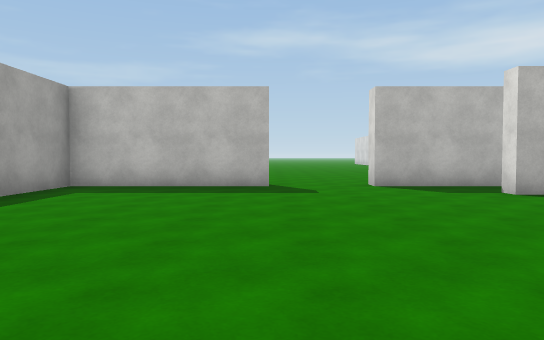
[1] (above)

16 first-person views from a walk through a 3-D level made in the Unity game engine. The camera is 1.2 m above the floor, tilts 2° down and sees 70° across. Doors are open. The floor is counted in squares, 2 m on a side. Each view is taken from the middle of a square. On the plan, view 1 faces up. The plan holds only what a view shows up to about 11 squares ahead; the rest is blank. The place goes on beyond the plan. The player character is not drawn. Some animated figures are not drawn. Some surface patterns are stand-ins.

[2]
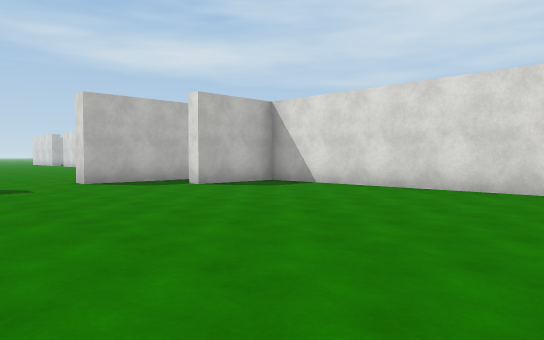

[3]
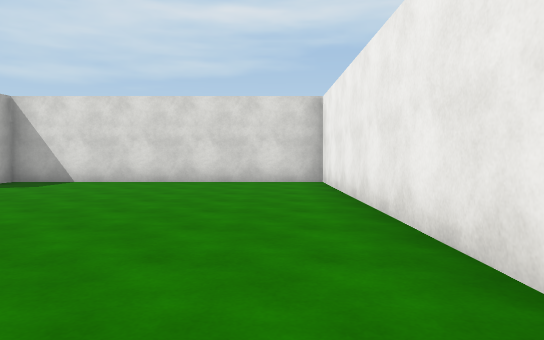

[4]
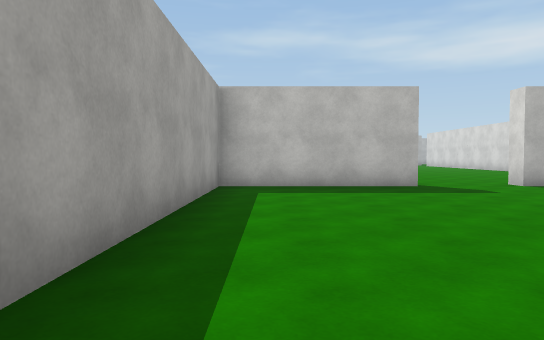

[5]
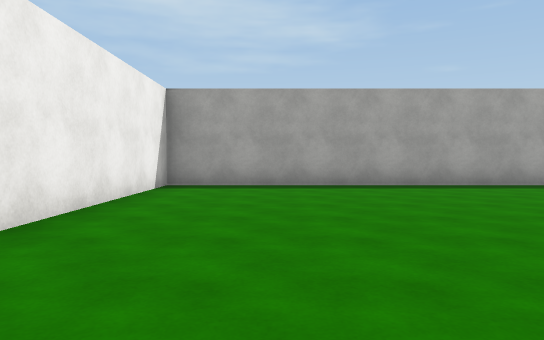

[6]
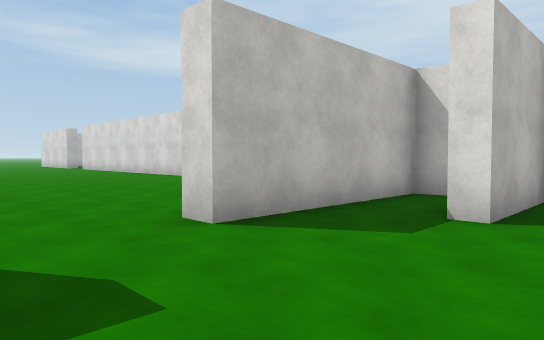

[7]
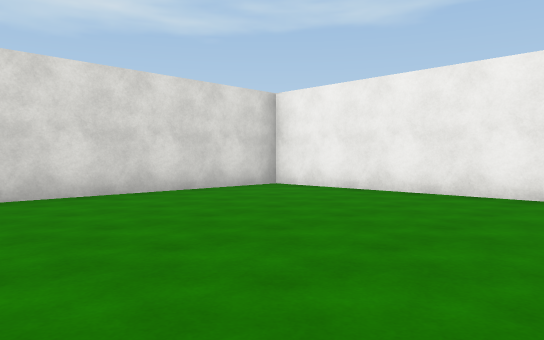

[8]
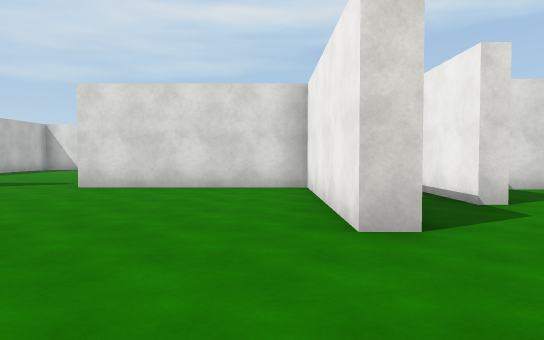

[9]
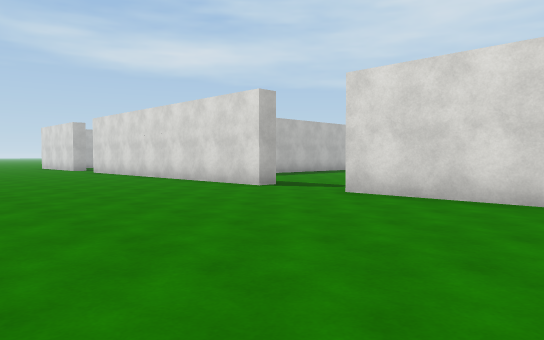

[10]
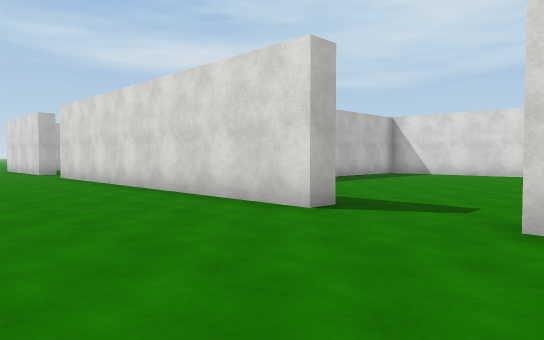

[11]
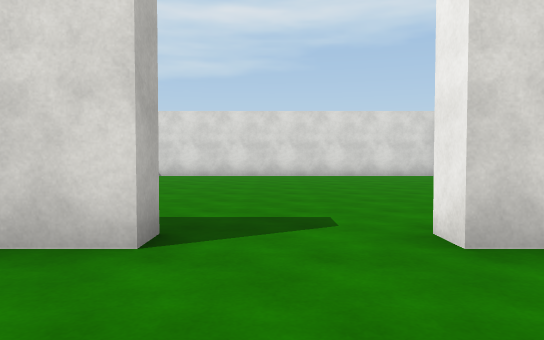

[12]
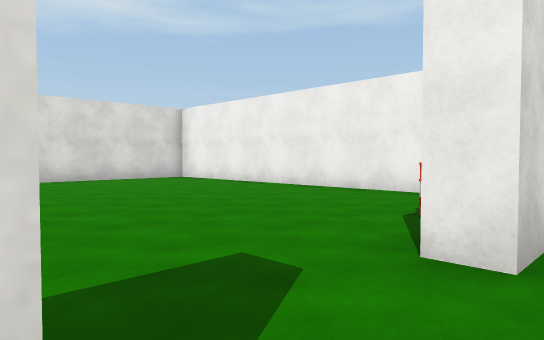

[13]
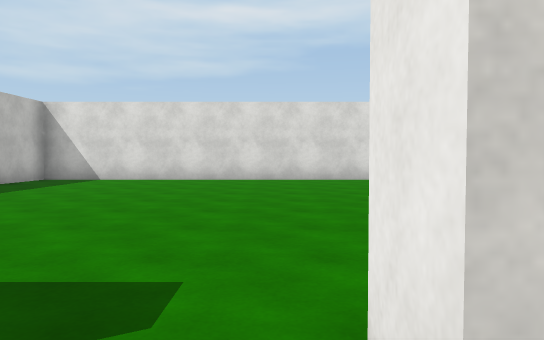

[14]
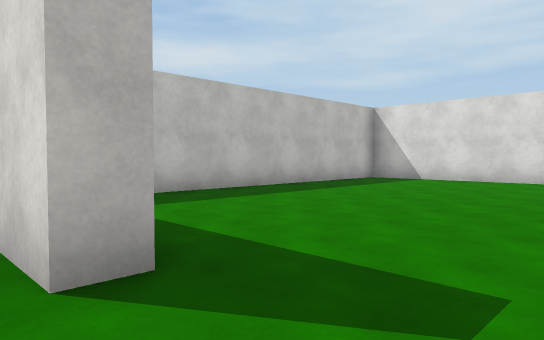

[15]
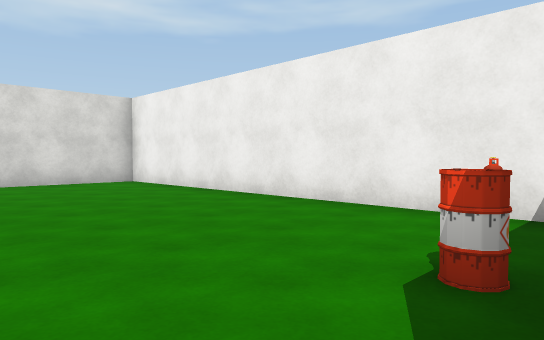

[16]
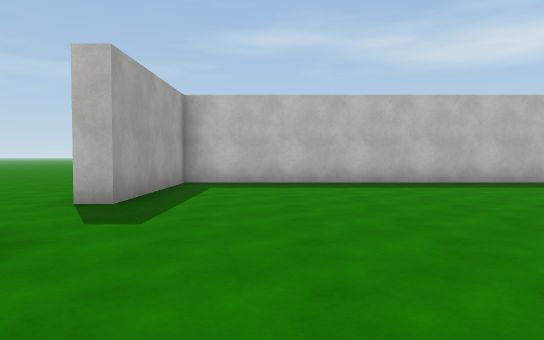

### Floor plan
Points are (right, up) in squares from view 1. A wall is a line through its corners. A room is listed if a view was taken in it or the views show most of it. See-through windows are left out.
Room 1 (views 1, 2, 3, 4, 5, 6, 7)
walls: (0, 7.8) (-4.1, 7.8) (-4.1, -1.2) (6.1, -1.2) (6.1, 6.1) (3.8, 6.1) (3.8, 6.4) (5.6, 6.4); (6.1, 7.2) (6.1, 7.8) (2.1, 7.8) (2.1, 8.3)
ways out: opening at (1, 9) to room 2
Room 2 (views 8, 9, 10, 11, 12, 13, 14, 15)
walls: (2.1, 8.3) (6.5, 8.3) (6.5, 12.7) (7, 12.7); (7, 14.9) (6.5, 14.9) (6.5, 23.9)
ways out: opening at (1, 9) to room 1; opening at (7, 13.5) to room 3; open door at (7, 24)
Room 3 (view 16)
walls: (7.6, 8.7) (16, 8.7) (16, 18.9) (7, 18.9) (7, 14.9)
ways out: opening at (7, 13.5) to room 2
objects: other object (8, 10); barrel (8, 11)

Where each view was taken, in squares from view 1:
view 1: 0 up, 0 right, facing up
view 2: 1 down, 1 left, facing up-right
view 3: 0 up, 3 left, facing right
view 4: 0 up, 3 left, facing up
view 5: 1 up, 4 right, facing left
view 6: 5 up, 0 right, facing up-right
view 7: 5 up, 0 right, facing down-right
view 8: 9 up, 1 left, facing right
view 9: 9 up, 1 right, facing up-right
view 10: 12 up, 3 right, facing up-right
view 11: 14 up, 4 right, facing right
view 12: 15 up, 6 right, facing down-right
view 13: 13 up, 6 right, facing right
view 14: 13 up, 6 right, facing up-right
view 15: 13 up, 7 right, facing down-right
view 16: 10 up, 9 right, facing up
